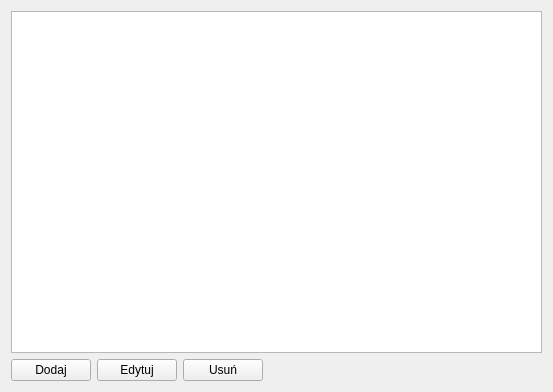
<?xml version="1.0" encoding="UTF-8"?>
<ui version="4.0">
 <class>PersonWidget</class>
 <widget class="QWidget" name="PersonWidget">
  <property name="geometry">
   <rect>
    <x>0</x>
    <y>0</y>
    <width>553</width>
    <height>392</height>
   </rect>
  </property>
  <property name="windowTitle">
   <string>Form</string>
  </property>
  <layout class="QVBoxLayout" name="verticalLayout">
   <item>
    <widget class="QTableView" name="personTable"/>
   </item>
   <item>
    <layout class="QHBoxLayout" name="horizontalLayout">
     <item>
      <widget class="QPushButton" name="createPerson">
       <property name="text">
        <string>Dodaj</string>
       </property>
      </widget>
     </item>
     <item>
      <widget class="QPushButton" name="editPerson">
       <property name="text">
        <string>Edytuj</string>
       </property>
      </widget>
     </item>
     <item>
      <widget class="QPushButton" name="removePerson">
       <property name="text">
        <string>Usuń</string>
       </property>
      </widget>
     </item>
     <item>
      <spacer name="horizontalSpacer">
       <property name="orientation">
        <enum>Qt::Horizontal</enum>
       </property>
       <property name="sizeHint" stdset="0">
        <size>
         <width>40</width>
         <height>20</height>
        </size>
       </property>
      </spacer>
     </item>
    </layout>
   </item>
  </layout>
 </widget>
 <resources/>
 <connections/>
</ui>
